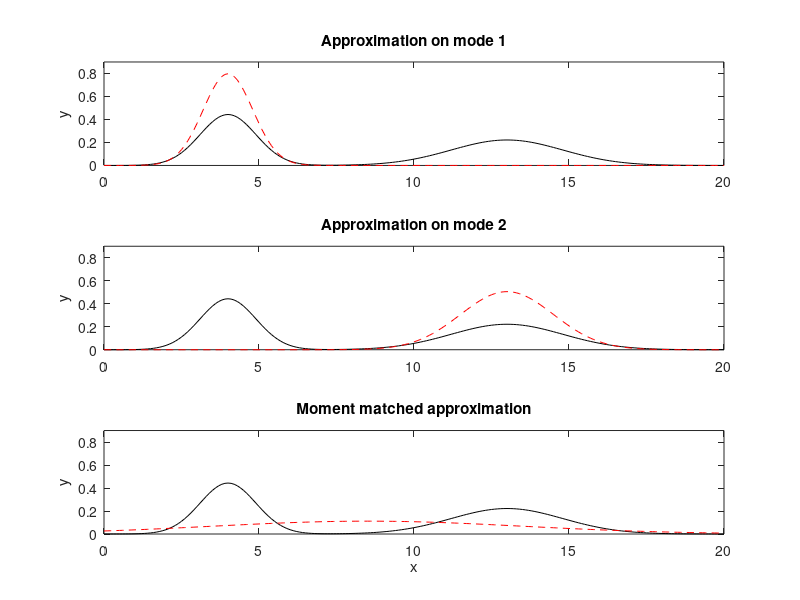

Source code (MATLAB):
% Two separated Gaussian PDFs
% and 3 approximations

x=0:0.1:20;
mu1=4; sigma1=0.9;
yn1=normpdf(x,mu1,sigma1); %normal pdf
mu2=13; sigma2=1.8;
yn2=normpdf(x,mu2,sigma2); %normal pdf
ys=yn1+yn2; %PDF adding

%approximations
mua=4; sigmaa=0.8;
ya1=1.6*normpdf(x,mua,sigmaa); %normal pdf

mua=13; sigmaa=1.5;
ya2=1.9*normpdf(x,mua,sigmaa); %normal pdf

mua=8.5; sigmaa=5;
ya3=1.4*normpdf(x,mua,sigmaa); %normal pdf


%display
figure(1)
subplot(3,1,1)
plot(x,ys,'k'); hold on;
plot(x,ya1,'r--');
axis([0 20 0 0.9]);
title('Approximation on mode 1')
ylabel('y');

subplot(3,1,2)
plot(x,ys,'k'); hold on;
plot(x,ya2,'r--');
axis([0 20 0 0.9]);
title('Approximation on mode 2')
ylabel('y');

subplot(3,1,3)
plot(x,ys,'k'); hold on;
plot(x,ya3,'r--');
axis([0 20 0 0.9]);
title('Moment matched approximation')
xlabel('x'); ylabel('y');
